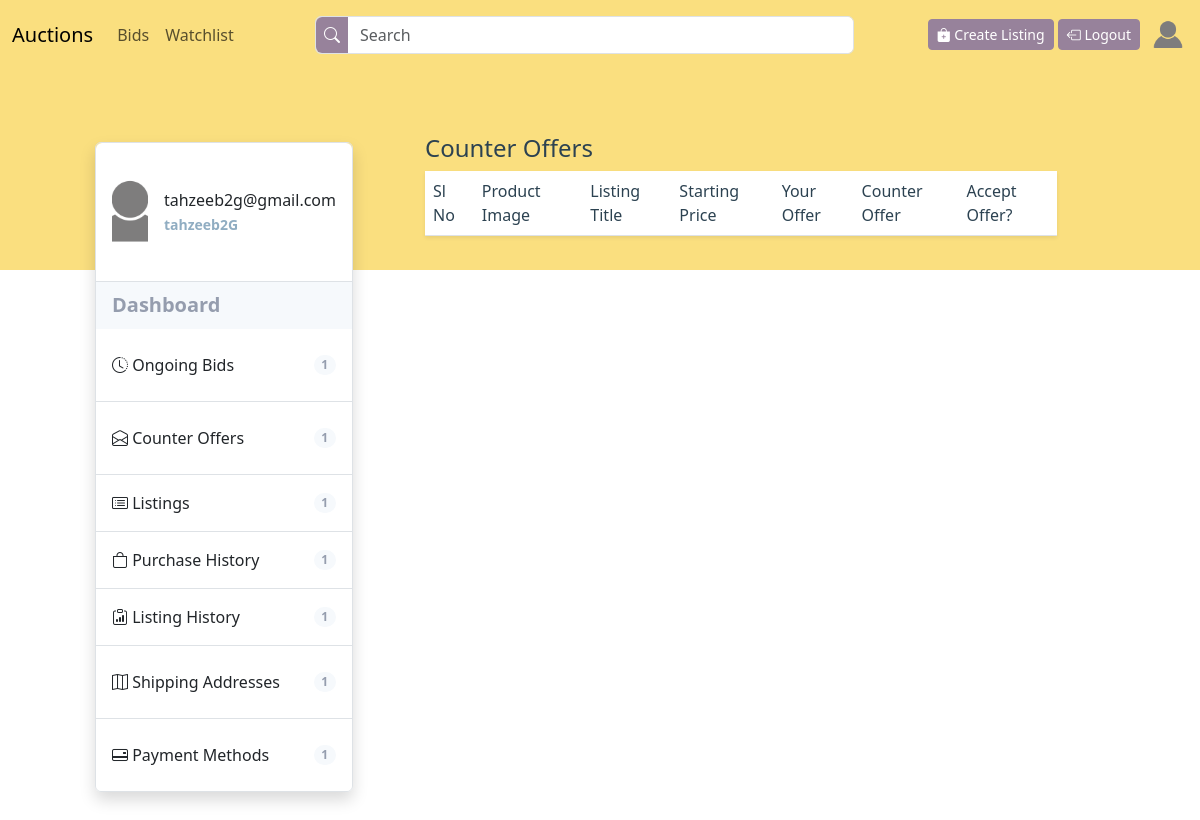
/counter-offers (signed in), run on an earlier commit of the app's database.
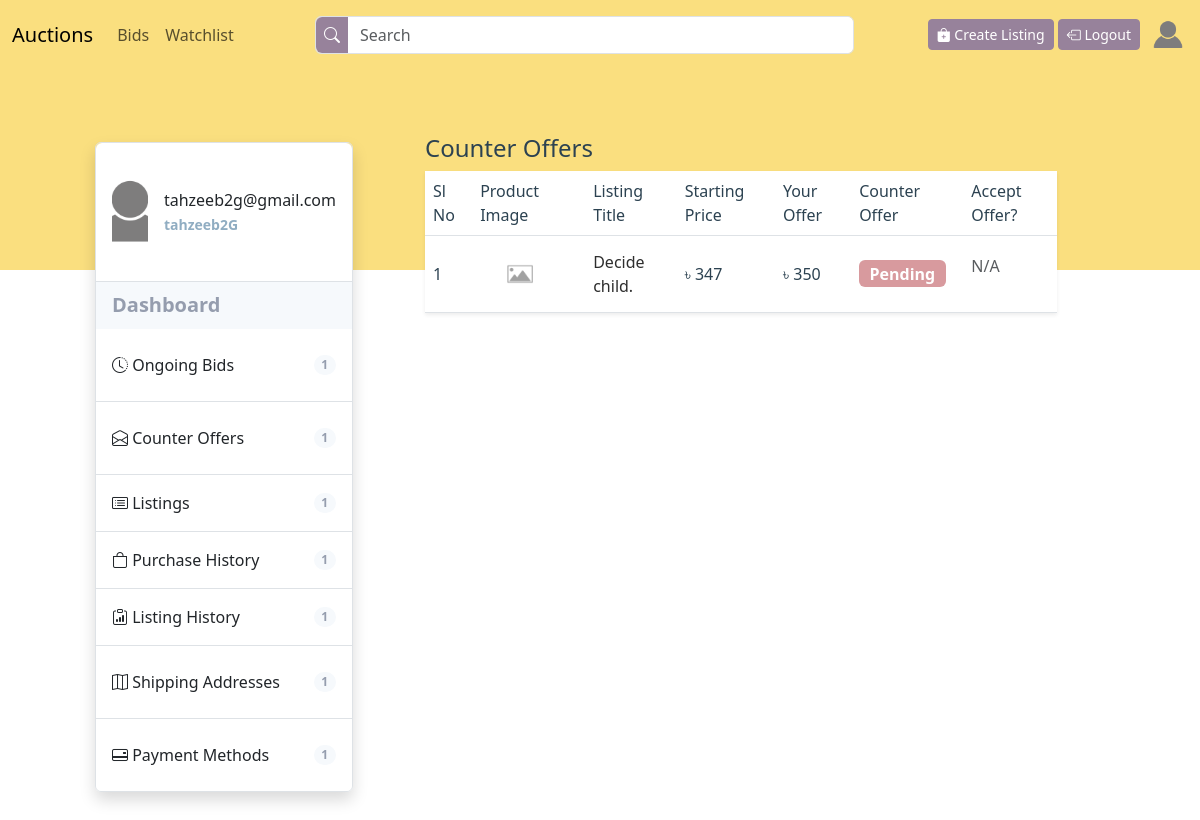
And on a later commit of the database.
### users/models.py (models this page shows, shortened)
class User(AbstractUser):
    email = models.EmailField(unique=True)
    watchlist = models.ManyToManyField(
        'auctions.Listing', null=True, blank=True)
    is_oauth_registered = models.BooleanField(default=False)
    display_picture = models.ImageField(
        upload_to='display-pictures/', max_length=250, default='display-pictures/default-dp.png')
    email_verification_token = models.CharField(
        max_length=200, null=True, blank=True)
    forget_password_token = models.CharField(
        max_length=200, null=True, blank=True)
    previous_email = models.EmailField(null=True, default=None)

### auctions/models.py (models this page shows, shortened)
class Bid(models.Model):
    amount = models.IntegerField()
    listing = models.ForeignKey(
        Listing, on_delete=models.CASCADE, related_name="bid")
    bid_by = models.ForeignKey(
        User, on_delete=models.PROTECT, related_name='bid')
    shipping_address = models.ForeignKey(
        Address, on_delete=models.PROTECT, related_name="bid")
    payment_method = models.ForeignKey(
        PaymentMethod, on_delete=models.PROTECT, related_name='bid')

class Listing(models.Model):
    title = models.CharField(max_length=64, primary_key=True)
    description = models.CharField(max_length=300)
    starting_price = models.IntegerField()
    image = models.ImageField(
        upload_to='listings/', max_length=250, default='listings/placeholder-image.png')
    listed_by = models.ForeignKey(
        User, on_delete=models.CASCADE)
    created_at = models.DateTimeField(auto_now_add=True)
    class Category(models.TextChoices):
        FASHION = 'F', _('Fashion')
        TOYS = 'T', _('Toys')
        ELECTRONICS = 'E', _('Electronics')
        HOME = 'H', _('Home')
        OTHERS = 'O', _('Others')
    class BuyingFormat(models.TextChoices):
        AUCTION = 'A', _('Auction')
        BUY_IT_NOW = 'BIN', _('Buy It Now')
        ACCEPT_OFFER = 'AO', _('Accept Offer')
    class Condition(models.TextChoices):
        NEW = 'N', _('New')
        GOOD_R = 'G_R', ('Good - Refurbished')
        USED = 'U', ('Used')
    class Location(models.TextChoices):
        DHAKA = 'D', _('Dhaka')
        CHITTAGONG = 'C', _('Chittagong')
        RAJSHAHI = 'R', _('Rajshahi')
        KHULNA = 'K', _('Khulna')
        BARISAL = 'B', _('Barisal')
        SYLHET = 'S', _('Sylhet')
        RANGPUR = 'RG', _('Rangpur')
        MYMENSING = 'M', _('Mymensing')
    category = models.CharField(
        max_length=250, choices=Category.choices, default=Category.OTHERS)
    buying_format = models.CharField(
        max_length=250, choices=BuyingFormat.choices, default=BuyingFormat.AUCTION)
    condition = models.CharField(
        max_length=250, choices=Condition.choices, default=Condition.GOOD_R)
    location = models.CharField(
        max_length=250, choices=Location.choices, default=Location.DHAKA)
    free_shipping = models.BooleanField(default=False)
    local_pickup = models.BooleanField(default=False)
    active = models.BooleanField(default=True)
    def __str__(self):
        return f"{self.title}"

### auctions/views.py (the view)
# urls.py: path("counter-offers", views.counter_offers, name="counter-offers"),
@login_required(login_url=settings.LOGIN_URL)
def counter_offers(request):
    bids = Bid.objects.filter(bid_by=request.user)
    counter_offers = bids.filter(
        listing__active=True, listing__buying_format=Listing.BuyingFormat.ACCEPT_OFFER)
    return render(request, "auctions/counter-offers.html", {
        "counter_offers": counter_offers,
    })

### auctions/templates/auctions/counter-offers.html (shortened to what this page needs)
{% extends "users/profile-layout.html" %}
{% block child%}
<h4 class="header-4 user-pages-header">Counter Offers</h4>
<table class="table table-hover shadow-sm" id="counter-offer-table">
    <thead class="align-top table-header">
        <tr>
            <th scope="col">Sl No</th>
            <th scope="col">Product Image</th>
            <th scope="col">Listing Title</th>
            <th scope="col">Starting Price</th>
            <th scope="col">Your Offer</th>
            <th scope="col">Counter Offer</th>
            <th scope="col">Accept Offer?</th>
        </tr>
    </thead>
    <tbody>
        {% for bid in counter_offers%}
        <tr class="lead fs-6 align-middle">
            <td>{{forloop.counter}}</td>
            <td><img src="{{ bid.listing.image.url }}" width="80px"></td>
            <td><a href="{% url 'view-listing' bid.listing.title%}" style="color: #2E2E2E">{{ bid.listing }}</a></td>
            <td>৳ {{ bid.listing.starting_price }}</td>
            <td>৳ {{ bid.amount }}</td>
            {% if forloop.counter == 1 %}
            <td><span class="badge badge-bg-danger fs-6">Pending</span></td>
            {% else %}
            <td class="me-5">
                <span class="badge badge-bg-success fs-6">৳ {{ bid.listing.get_current_price}}</span>
            </td>
            {% endif %}
            <td class="me-5">
                {% if forloop.counter == 1 %}
                <div>
                    <p class="text-muted">N/A</p>
                </div>
                {% endif %}
            </td>
        </tr>
        {% endfor %}
    </tbody>
</table>
{% endblock child %}

### users/templates/users/profile-layout.html (shortened to what this page needs)
{% extends "auctions/layout.html" %}
{% block body %}
<div class="container-fluid p-5 overlap-container">
    <div class="row align-items-start justify-content-center">
        <div class="col-xl-3 col-12 mt-xl-4 mt-4">
            <ul class="list-group list-group-flush border rounded shadow">
                <li class="list-group-item d-flex justify-content-start align-items-center py-4 border-none">
                    <img src="{{user.display_picture.url}}" class="thumbnail-image">
                    <div class="ms-3 fw-medium">
                        {{request.user.email}}
                        <br>
                        <small class="fw-bold highlighted-text">{{request.user.username}}</small>
                    </div>
                </li>
                <li class="list-group-item list-bg d-flex justify-content-between align-items-center fw-bold lead">
                    Dashboard
                </li>
                <li class="list-group-item list">
                    <a class="d-flex justify-content-between align-items-center lead py-3 fs-6"
                        href="{% url 'ongoing-bids' %}">
                        <span><i class="bi bi-clock-history"></i> Ongoing Bids</span>
                        <span class="badge badge-bd rounded-pill">1</span>
                    </a>
                </li>
                <li class="list-group-item list">
                    <a class="d-flex justify-content-between align-items-center lead py-3 fs-6"
                        href="{% url 'counter-offers' %}">
                        <span><i class="bi bi-envelope-open"></i> Counter Offers</span>
                        <span class="badge badge-bd rounded-pill">1</span>
                    </a>
                </li>
                <li class="list-group-item list d-flex justify-content-between align-items-center lead py-3 fs-6">
                    <span><i class="bi bi-card-list"></i> Listings </span>
                    <span class="badge badge-bd rounded-pill">1</span>
                </li>
                <li class="list-group-item list d-flex justify-content-between align-items-center lead py-3 fs-6">
                    <span><i class="bi bi-bag"></i> Purchase History</span>
                    <span class="badge badge-bd rounded-pill">1</span>
                </li>
                <li class="list-group-item list d-flex justify-content-between align-items-center lead py-3 fs-6">
                    <span><i class="bi bi-clipboard-data"></i> Listing History</span>
                    <span class="badge badge-bd rounded-pill">1</span>
                </li>
                <li class="list-group-item list">
                    <a class="d-flex justify-content-between align-items-center lead py-3 fs-6"
                        href="{% url 'view-shipping-address' %}">
                        <span><i class="bi bi-map"></i> Shipping Addresses</span>
                        <span class="badge badge-bd rounded-pill">1</span>
                    </a>
                </li>
                <li class="list-group-item list">
                    <a class="d-flex justify-content-between align-items-center lead py-3 fs-6"
                        href="{% url 'view-payment-methods' %}">
                        <span><i class="bi bi-credit-card-2-back"></i> Payment Methods</span>
                        <span class="badge badge-bd rounded-pill">1</span>
                    </a>
                </li>
            </ul>
        </div>
        <div class="col-xl-8 col-12 mt-xl-0 mt-5">
            <div class="px-xl-5 px-0 py-3" id="user-profile-content-container">
                {% block child %}
                {% endblock child%}
            </div>
        </div>
    </div>
</div>
{% endblock %}

### auctions/templates/auctions/layout.html (shortened to what this page needs)
{% load static %}
<!DOCTYPE html>
<html lang="en">
<head>
    <link href="https://cdn.jsdelivr.net/npm/bootstrap@5.3.2/dist/css/bootstrap.min.css" rel="stylesheet"
>
    <link href="{% static 'commerce/styles.css' %}" rel="stylesheet">
    <link rel="stylesheet" href="https://cdn.jsdelivr.net/npm/sweetalert2@11.0.19/dist/sweetalert2.min.css">
    <link rel="stylesheet" href="https://cdn.jsdelivr.net/npm/bootstrap-icons@1.11.2/font/bootstrap-icons.min.css">
</head>
<body>
    <nav class="navbar navbar-expand-lg sticky-top bg-background-tertiary" style="background-color: var(--nav);">
        <div class="container-fluid">
            <a class="navbar-brand" href="{% url 'index' %}">Auctions</a>
            <div class="collapse navbar-collapse" id="navbarSupportedContent">
                <ul class="navbar-nav me-auto mb-2 mb-lg-0">
                    {% if user.is_authenticated %}
                    <li class="nav-item">
                        <a class="nav-link" href="{% url 'user_bids' %}">Bids</a>
                    </li>
                    <li class="nav-item">
                        <a class="nav-link" href="{% url 'watchlist' %}">Watchlist</a>
                    </li>
                    {% endif %}
                </ul>
                <form class="d-flex w-50 me-auto my-2 form-control p-0" role="search" action="{% url 'search' %}"
                    menthod="POST">
                    <button type="submit" style="background-color: var(--custom-secondary); border-width: 0px;"
                        class="text-white rounded-start px-2"><i class="bi bi-search"></i>
                    </button>
                    <input class="form-control w-100 ms-0" type="search" placeholder="Search" aria-label="Search"
                        style="border-width: 0px;">
                </form>
                <div class="float-lg-end float-start">
                    <a class="btn btn-secondary btn-sm mt-1" href="{% url 'createListing' %}"><i
                            class="bi bi-bag-plus-fill"></i>
                        Create Listing</a>
                    {% if user.is_authenticated %}
                    <a class="btn btn-secondary btn-sm mt-1" href="{% url 'logout' %}"><i
                            class="bi bi-box-arrow-left"></i>
                        Logout</a>
                    {% else %}
                    <a class="btn btn-secondary btn-sm mt-1" href="{% url 'login' %}"><i
                            class="bi bi-box-arrow-in-right"></i> Login</a>
                    <a class="btn btn-secondary btn-sm mt-1" href="{% url 'register' %}"><i
                            class="bi bi-person-plus-fill"></i> Register</a>
                    {% endif %}
                    {% if user.is_authenticated %}
                    <a class="ms-2 ali float-end" href="{% url 'profile' %}">
                        <div style="width: 40px; height: 40px; overflow: hidden; border-radius: 50%;">
                            <img src="{{user.display_picture.url}}"
                                style="height:100%; width: 100%; object-fit: cover;">
                        </div>
                    </a>
                </div>
                {% endif %}
            </div>
        </div>
    </nav>
    {% block body %}
    {% endblock %}
</body>
</html>

### commerce/static/commerce/styles.css (style rules this page uses)
:root { --custom-bg: #FADF7F; --nav: #FADF7F; --custom-danger: #D89A9E; --custom-success: #06908F; --custom-dark: #2C4251; --custom-primary: #91ADC2; --custom-secondary: #97829B; }
ul li a { color: inherit; text-decoration: none; }
tr td a { color: inherit; text-decoration: none; }
.overlap-container { margin-top: -200px; }
.user-pages-header { color: var(--custom-dark); }
th { font-weight: inherit; }
.table-header { font-weight: 300; }
.table>:not(caption)>*>* { color: inherit; }
.thumbnail-image { width: 90px; height: 90px; overflow: hidden; object-fit: cover; border-radius: 10%; }
.badge-bd { background-color: #F6F9FC; border-color: #F6F9FC; color: #959DAE; }
.list-bg { background-color: #F6F9FC; border-color: #F6F9FC; color: #959DAE; }
.highlighted-text { color: #90ADC2; }
.badge-bg-danger { background-color: var(--custom-danger); border-color: var(--custom-danger); }
.btn-secondary { background-color: var(--custom-secondary); border-color: var(--custom-secondary); }
html, body { height: 100%; margin: 0; color: var(--custom-dark) }

What changed in the data, as far as the page shows it:
added Bid: listing.image (placeholder picture), listing "Decide child.", listing.starting_price "347", amount "350"
